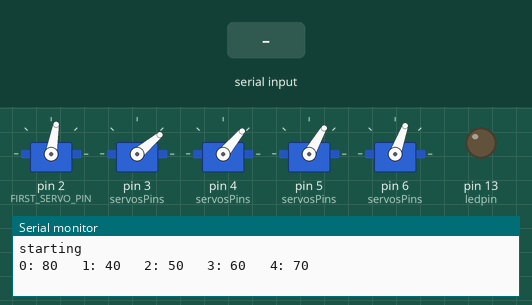
Recording of a sketch running on a simulated Arduino Uno, built with avr-gcc and run on an emulated ATmega328P. Parts: 5 × servo, output pins drawn as LEDs (lit = HIGH), the last lines printed to the serial monitor. The inputs (shaded band) are chosen by the test bench.

Above: at 1.2 s.
1.3 s: "1" received over Serial
At 2.7 s:
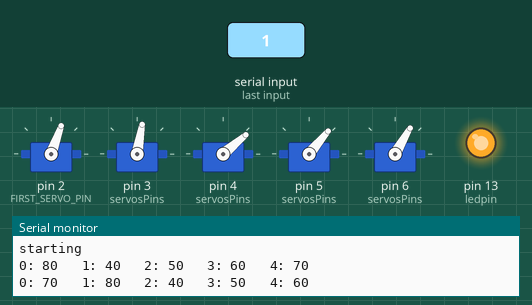
At 3.5 s:
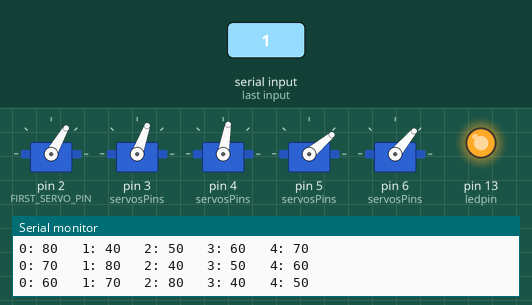
Timing chart, 0 to 13.3 s (numbered marks = the images above; inputs shaded):
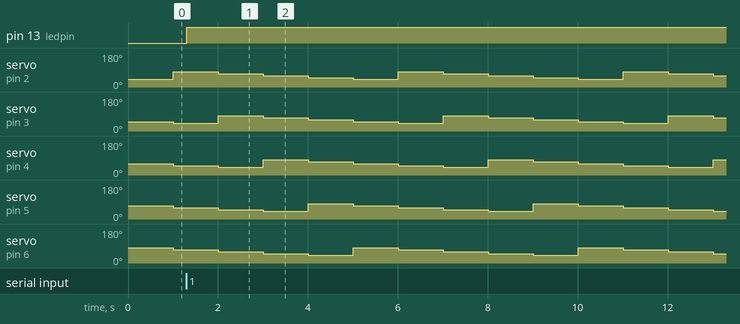

The sketch:

servoWave_v1_a.ino
```cpp
//code to move servos in a line in a wave like formation
//written by gabriella levine for itp 2013 exploring biomimicry, sine example

#include <Servo.h>
const int ledpin = 13;
int servosPins[] = {
  2,3,4,5,6};
//int servoValues[] = {
//  20, 50, 80,110,140};

int servoValues[] = {
  40, 50, 60,70,80};

const int NUM_SERVOS = 5;
Servo servos[NUM_SERVOS];
const int FIRST_SERVO_PIN=2;

int nextServoValue = 120;

int currentServo = 0;

const int UPDATE_INTERVAL = 1000;

long lastUpdatedAt = 0;

void setup(){
  Serial.begin(9600);
  pinMode(ledpin, OUTPUT);
  //setup all your servos;
  for(int i=0;i<NUM_SERVOS;i++)
    servos[i].attach(FIRST_SERVO_PIN +i);
  // or you can do it like this:
  // servos[0].attach(2);
  //  servos[1].attach(3);.....

  lastUpdatedAt = millis();
  Serial.println("starting");
}

void loop(){
  //Serial.println(millis());
//if you want to send it values from xbee or serial
  if(Serial.available()>0){
    digitalWrite(13, HIGH);
    /* byte inByte =Serial.read();
     //int inByte = Serial.parseInteger();
     //Serial.println(inByte);
     if(inByte == 50||inByte==51){
     nextServoValue=nextServoValue+1;
     Serial.println("up");
     }
     else if(inByte==49||inByte==52){
     nextServoValue = nextServoValue-1;
     ;
     Serial.println("down");
     }
     if(nextServoValue > 140){
     nextServoValue = 140;
     }
     else if(nextServoValue<60){
     nextServoValue = 60;
     }
     Serial.println(nextServoValue);
     */
  }

  if(millis() - lastUpdatedAt  > UPDATE_INTERVAL){
    Serial.println();

    loopServos();
    Serial.print("0: ");
    Serial.print(servoValues[0]);
    Serial.print(" \t1: ");
    Serial.print(servoValues[1]);
    Serial.print(" \t2: ");
    Serial.print(servoValues[2]);
    Serial.print(" \t3: ");
    Serial.print(servoValues[3]);
    Serial.print(" \t4: ");
    Serial.print(servoValues[4]);
    lastUpdatedAt = millis();
  }

  updateServos();

}

void passDownServoValues(int firstValue){
  for(int i = NUM_SERVOS-1; i > 0; i--){// cant write servoValues.length
    servoValues[i] = servoValues[i-1];
  }

  servoValues[0] = firstValue;
}

void updateServos(){
  for(int i =0; i < NUM_SERVOS; i++){
    servos[i].write(servoValues[i]);
  }
}

void loopServos(){
  passDownServoValues(servoValues[NUM_SERVOS-1]);
}

void adjustServos(){
  // update the current servo

  servos[currentServo].write(servoValues[currentServo]);

  currentServo++;
  if(currentServo > NUM_SERVOS-1){
    currentServo = 0;
    passDownServoValues(nextServoValue);

  }

}
```

Measured:
- after the input at 1.3 s, pin 13 (ledpin): LOW → HIGH at once
- by itself, servo on pin 2 (FIRST_SERVO_PIN): repeats every 5.0 s: 60° 1.0 s, 50° 1.0 s, 40° 1.0 s, 80° 1.0 s, 70° 1.0 s
- by itself, servo on pin 3 (servosPins): repeats every 5.0 s: 70° 1.0 s, 60° 1.0 s, 50° 1.0 s, 40° 1.0 s, 80° 1.0 s
- by itself, servo on pin 4 (servosPins): repeats every 5.0 s: 80° 1.0 s, 70° 1.0 s, 60° 1.0 s, 50° 1.0 s, 40° 1.0 s
- by itself, servo on pin 5 (servosPins): repeats every 5.0 s: 40° 1.0 s, 80° 1.0 s, 70° 1.0 s, 60° 1.0 s, 50° 1.0 s
- by itself, servo on pin 6 (servosPins): repeats every 5.0 s: 50° 1.0 s, 40° 1.0 s, 80° 1.0 s, 70° 1.0 s, 60° 1.0 s
